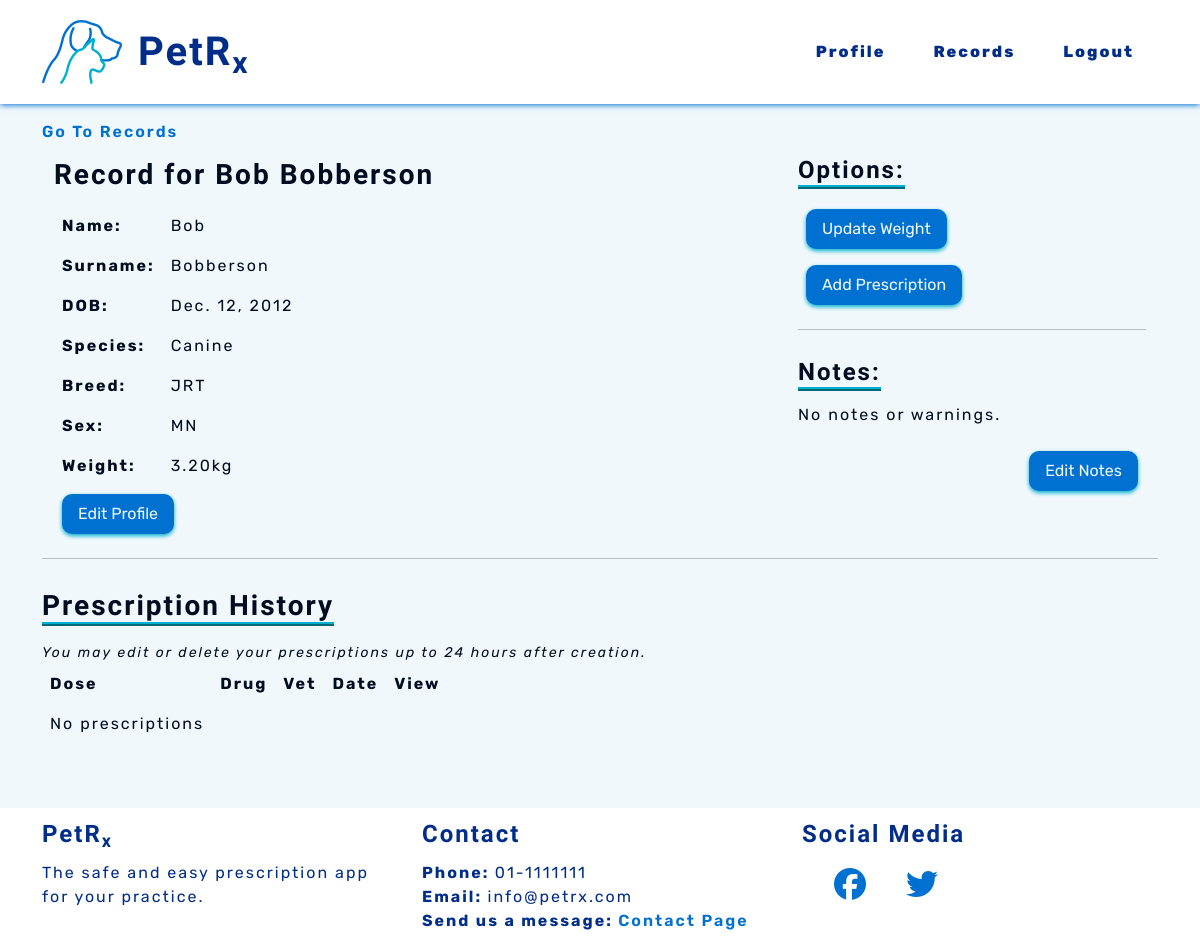
The page /records/animal-profile/1 (signed in) on the database as committed earlier.
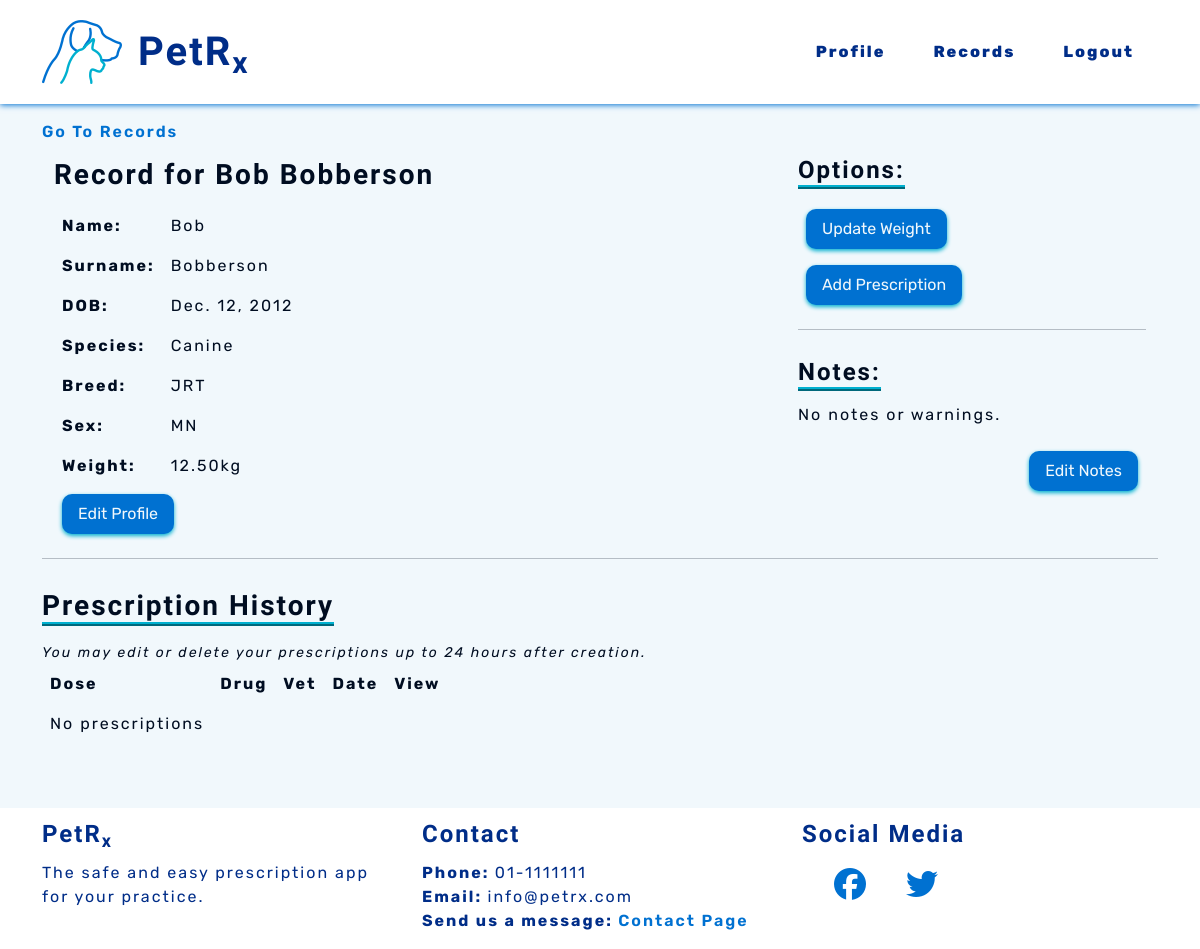
The same page on the database as committed later.
### records/models.py (models this page shows)
class Record(models.Model):
    name = models.CharField(max_length=50)
    surname = models.CharField(max_length=50)
    date_of_birth = models.DateField()
    species = models.CharField(choices=SPECIES, max_length=10)
    breed = models.CharField(max_length=50)
    sex = models.CharField(choices=SEX, max_length=10)
    weight = models.DecimalField(max_digits=5, decimal_places=2)
    note = models.CharField(max_length=300, blank=True)
    def __str__(self):
        return self.name + " " + self.surname
    class Meta:
        ordering = ['surname']
        unique_together = [
            'name',
            'surname',
            'date_of_birth',
            'species',
            'sex']

### records/views.py (the view)
# urls.py: path('animal-profile/<int:animal_id>', views.AnimalRecord.as_view(),
class AnimalRecord(View):
    @method_decorator(vet_login_and_active)
    def get(self, request, animal_id):
        queryset = Record.objects.all()
        profile = get_object_or_404(queryset, id=animal_id)
        context = {'profile': profile}
        return render(request, 'records/animal_profile.html', context)

### records/templates/records/animal_profile.html
{% extends 'base.html' %}
{% block content %}
<a class="pet-links" href="{% url 'records:records' %}" aria-label="Go to records">Go To Records</a>
<section>
    <div class="container">
        <div class="row">
            <div class="col-md-8">
                <h3>Record for {{ profile }}</h3>
                <table>
                    <tr>
                        <th>Name: </th>
                        <td>{{ profile.name }}</td>
                    </tr>
                    <tr>
                        <th>Surname: </th>
                        <td>{{ profile.surname }}</td>
                    </tr>
                    <tr>
                        <th>DOB: </th>
                        <td>{{ profile.date_of_birth }}</td>
                    </tr>
                    <tr>
                        <th>Species: </th>
                        <td>{{ profile.species }}</td>
                    </tr>
                    <tr>
                        <th>Breed: </th>
                        <td>{{ profile.breed }}</td>
                    </tr>
                    <tr>
                        <th>Sex: </th>
                        <td>{{ profile.sex }}</td>
                    </tr>
                    <tr>
                        <th>Weight: </th>
                        <td>{{ profile.weight }}kg</td>
                    </tr>
                </table>
                <a class="pet-btns sm-btns" href="{% url 'records:edit_animal' animal_id=profile.id %}"
                    aria-label="Edit animal record">Edit Profile</a>
            </div>
            <div class="col-md-4">
                <div>
                    <h4 class="subheadings">Options:</h4>
                    <div>
                        <ul>
                            <li>
                                <a class="pet-btns sm-btns"
                                    data-hx-get="{% url 'records:update_weight' animal_id=profile.id %}"
                                    data-hx-target="#modal-dialog" aria-label="Update weight">
                                    Update Weight</a>
                            </li>
                            <li>
                                <a class="pet-btns sm-btns"
                                    data-hx-get="{% url 'prescriptions:add_prescrip' animal_id=profile.id %}"
                                    data-hx-target="#modal-dialog" aria-label="Add new prescription">Add Prescription</a>
                            </li>
                        </ul>
                    </div>
                </div>
                <hr>
                <div>
                    <h4 class="subheadings">Notes:</h4>
                    <p>
                        {{ profile.note|default:"No notes or warnings." }}
                    </p>
                    <a class="pet-btns sm-btns float-end" data-hx-get="{% url 'records:edit_notes' animal_id=profile.id %}"
                        data-hx-target="#modal-dialog" aria-label="Edit notes">Edit Notes</a>
                </div>
            </div>
        </div>
    </div>
</section>
<hr>
<section id="animal-prescrip-list" data-hx-get="{% url 'prescriptions:list_prescrip' animal_id=profile.id %}"
    data-hx-trigger="load">
    {% include 'prescriptions/list_prescrip.html' %}
</section>
{% endblock %}

### templates/base.html (shortened to what this page needs)
{% load static %}
<!DOCTYPE html>
<html lang="en">
<head>
    <link href="https://cdn.jsdelivr.net/npm/bootstrap@5.0.2/dist/css/bootstrap.min.css" rel="stylesheet"
>
    <link rel="stylesheet" href="{% static 'css/style.css' %}">
</head>
<body class="d-flex flex-column h-100">
    {% include 'nav/header.html' %}
    <div class="container-md bottom-space">
        {% block content %}{% endblock content %}
    </div>
    {% include 'nav/footer.html' %}
</body>
</html>

### templates/nav/header.html (shortened to what this page needs)
{% load static %}
<header>
  <nav id="navbar" class="navbar navbar-expand-lg blue-text">
    <div class="container-sm">
      <a class="navbar-brand" href="{% url 'vetprofiles:index' %}" aria-label="Go to home page"><img
        width="80" height="64" src="{% static 'images/petrxlogo.png' %}" alt="PetRx Logo"></a>
        <a class="blue-text" href="{% url 'vetprofiles:index' %}" aria-label="Go to home page">
          <h1 class="nav-title">PetR<sub>x</sub></h1></a>
      <div class="collapse navbar-collapse" id="navbarSupportedContent">
        <ul class="navbar-nav ms-auto mb-2 mb-lg-0">
          {% if user.is_authenticated %}
          <li class="nav-item">
            <a class="navbar-links" href="{% url 'vetprofiles:profile' %}" aria-label="Go to your profile">Profile</a>
          </li>
          <li class="nav-item">
            <a class="navbar-links" href="{% url 'records:records' %}" aria-label="Go to records page">Records</a>
          </li>
          <li class="nav-item">
            <a class="navbar-links" href="{% url 'vetprofiles:logout' %}" aria-label="Logout">Logout</a>
          </li>
          {% endif %}
        </ul>
      </div>
    </div>
  </nav>
</header>

### prescriptions/templates/prescriptions/list_prescrip.html
<h3 class="subheadings">Prescription History</h3>
<br>
<small><em>You may edit or delete your prescriptions up to 24 hours after creation.</em></small>
<div class="prescrip-contain">
    <table>
        <thead>
            <tr>
                <th class="lg-prescrip">Dose</th>
                <th>Drug</th>
                <th class="lg-prescrip">Vet</th>
                <th>Date</th>
                <th>View</th>
            </tr>
        </thead>
        <tbody>
            {% for prescription in prescrip_list %}
            <tr>
                <td class="lg-prescrip">{{ prescription.dose }}{{ prescription.measure }}</td>
                <td>{{ prescription.drug }}</td>
                <td class="lg-prescrip">{{ prescription.vet }}</td>
                <td>{{ prescription.date|date:'d/m/y' }}</td>
                <td><a data-hx-get="{% url 'prescriptions:detail_prescrip' prescrip_id=prescription.id %}"
                        data-hx-target="#modal-dialog" class="pet-links" aria-label="View prescription">View</a></td>
            </tr>
        </tbody>
        {% empty %}
        <tr>
            <td>No prescriptions</td>
            <td></td>
            <td></td>
            <td></td>
            <td></td>
        </tr>
        {% endfor %}
    </table>
</div>

### templates/nav/footer.html
<footer class="footer mt-auto">
    <div class="container-md">
        <div class="row">
            <div class="col-md-4">
                <h2 class="footer-headings">PetR<sub>x</sub></h2>
                <p>The safe and easy prescription app for your practice.</p>
            </div>
            <div class="col-md-4">
                <h2 class="footer-headings">Contact</h2>
                <p><strong>Phone: </strong> 01-1111111
                    <br>
                    <strong>Email: </strong> info@petrx.com
                    <br>
                    <strong>Send us a message: </strong><a class="pet-links" href="{% url 'vetprofiles:contact' %}"
                        aria-label="Go to contact page">
                        Contact Page</a>
                </p>
            </div>
            <div class="col-md-4">
                <h2 class="footer-headings">Social Media</h2>
                <a class="pet-links footer-socials" href="https://facebook.com" target="_blank" rel="noopener"
                    aria-label="Find us on Facebook (opens in new tab)"><i class="fa-brands fa-facebook"></i></a>
                <a class="pet-links footer-socials" href="https://twitter.com" target="_blank" rel="noopener"
                    aria-label="Find us on Twitter (opens in new tab)"><i class="fa-brands fa-twitter"></i></a>
            </div>
        </div>
    </div>
</footer>

### static/css/style.css (style rules this page uses)
:root { --site-white: #f1f8fc; --site-black: #000d21; --site-dark-blue: #002d88; --site-light-blue: #0071d1; --site-turquoise: #00b0cf; }
html { height: 100%; }
body { font-family: "Rubik", sans-serif; color: var(--site-black); font-size: 1rem; letter-spacing: 2px; background: var(--site-white); }
h1, h2, h3, h4 { font-family: "Fira Sans", "Rubik", sans-serif; font-weight: 900; margin-top: 0.5em; margin-bottom: 0.5em; }
.blue-text { color: var(--site-dark-blue); }
.subheadings { display: inline-block; border-bottom: 4px ridge var(--site-turquoise); }
hr { color: var(--site-black); }
ul { padding: 0; }
li { list-style: none; }
a { text-decoration: none; }
.navbar-links { cursor: pointer; display: block; padding: 0.25rem 0.5rem; color: var(--site-dark-blue); font-weight: 800; margin: 1em; transition: color .8s linear, box-shadow 1s linear; }
.pet-links { cursor: pointer; color: var(--site-light-blue); font-weight: 600; transition: color .5s linear; }
.pet-btns { cursor: pointer; display: inline-block; background-color: var(--site-light-blue); color: var(--site-white); letter-spacing: 0px; font-weight: 600; padding: 0.5em 1.5em; margin: 2em; border: none; border-radius: 10px; box-shadow: 0 2px 4px 0 var(--site-turquoise); transition: all .2s linear; }
.sm-btns { padding: 0.5em 1em; font-weight: 400; margin: 0.5em; }
.bottom-space { padding-bottom: 4em; }
#navbar { margin-bottom: 1em; background-color: #fff; color: var(--site-dark-blue); box-shadow: 0 1px 6px 0 var(--site-light-blue); }
.prescrip-contain { width: 100%; max-height: 300px; overflow-y: scroll; scrollbar-color: var(--site-light-blue) var(--site-turquoise); scrollbar-width: thin; }
.prescrip-contain thead th { position: sticky; top: 0; }
th, td { padding: 0.5em; }
th { background-color: var(--site-white); }
footer { background-color: white; color: var(--site-dark-blue); }
.footer-headings { font-size: 1.5em; }
.footer-socials { font-size: 2em; padding-left: 1em; }

Rows that differ between the two databases and show on the page:
changed Record "Bob Bobberson": weight "3.20" → "12.50"
